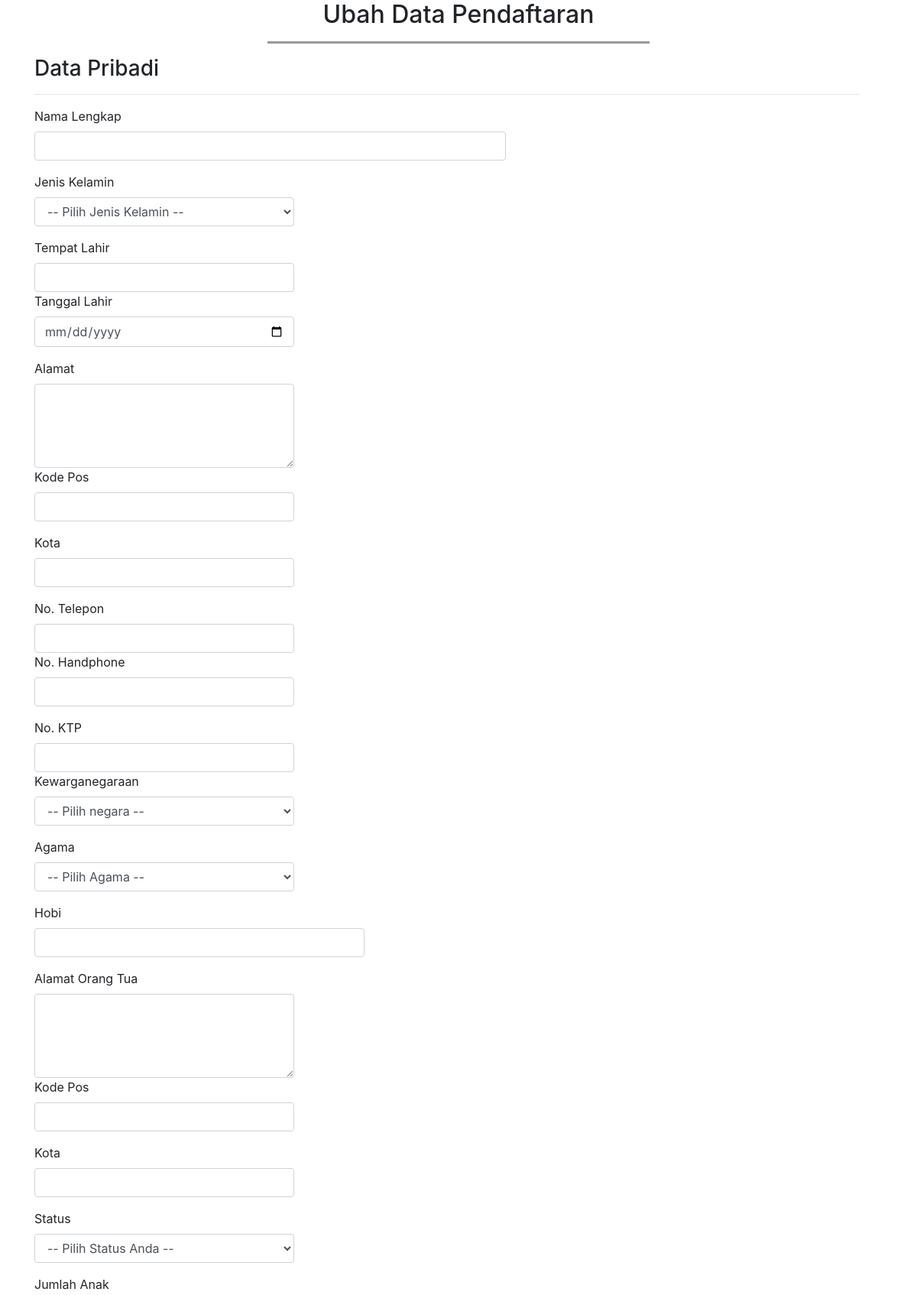
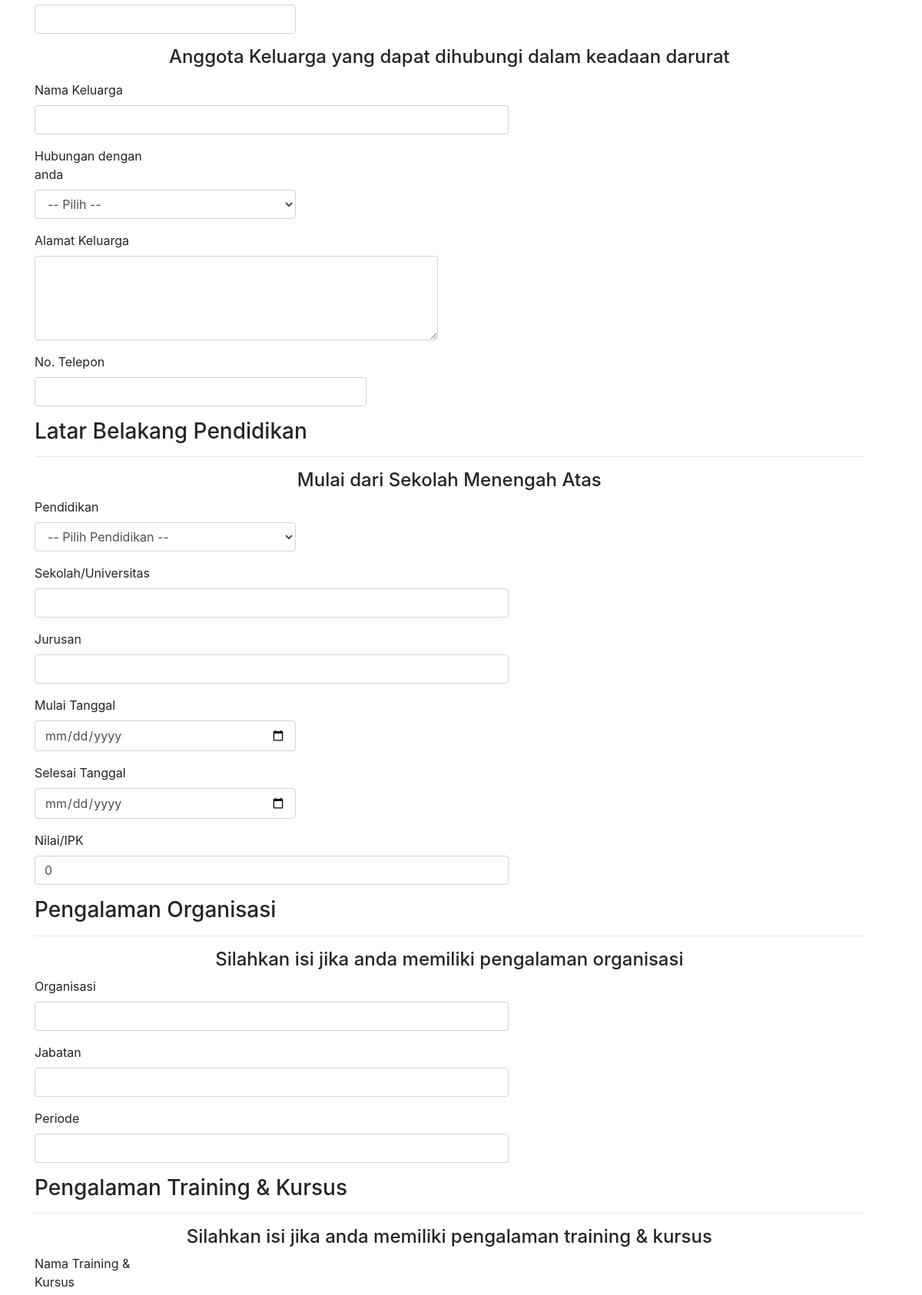
/admin/up_plmr.php?id_pelamar=320012 (upper part), run on the app's committed database (2 pictures, top to bottom).
### tables this page shows
CREATE TABLE `pelamar` (
  `id_pelamar` int(5) NOT NULL,
  `posisi_pekerjaan` varchar(20) NOT NULL,
  `lokasi_seleksi` varchar(13) NOT NULL,
  `username` varchar(40) NOT NULL,
  `password` varchar(18) NOT NULL,
  `nama` varchar(40) NOT NULL,
  `jekel` varchar(15) NOT NULL,
  `tempat_lhr` varchar(25) NOT NULL,
  `tgl_lhr` date NOT NULL,
  `alamat` varchar(40) NOT NULL,
  `kodepos` varchar(15) NOT NULL,
  `kota` varchar(15) NOT NULL,
  `no_tlp` varchar(20) NOT NULL,
  `no_hp` varchar(20) NOT NULL,
  `ktp` varchar(16) NOT NULL,
  `negara` varchar(20) NOT NULL,
  `agama` varchar(15) NOT NULL,
  `hobi` varchar(10) NOT NULL,
  `alamat_ortu` varchar(35) NOT NULL,
  `kodepos_ortu` varchar(15) NOT NULL,
  `kota_ortu` varchar(15) NOT NULL,
  `status` varchar(15) NOT NULL,
  `jml_anak` varchar(10) NOT NULL,
  `nm_kel` varchar(35) NOT NULL,
  `hubungan` varchar(20) NOT NULL,
  `alamat_kel` varchar(35) NOT NULL,
  `no_kel` varchar(15) NOT NULL,
  `pendidikan` varchar(15) NOT NULL,
  `nm_sekolah` varchar(30) NOT NULL,
  `jurusan` varchar(30) NOT NULL,
  `tgl_mulai` date NOT NULL,
  `tgl_selesai` date NOT NULL,
  `nilai` float NOT NULL,
  `organisasi` varchar(35) NOT NULL,
  `jabatan` varchar(25) NOT NULL,
  `periode_org` varchar(20) NOT NULL,
  `nm_kursus` varchar(30) NOT NULL,
  `tahun` year(4) NOT NULL,
  `penyelenggara` varchar(25) NOT NULL,
  `peringkat` varchar(15) NOT NULL,
  `bahasa` varchar(15) NOT NULL,
  `dengar` varchar(15) NOT NULL,
  `baca` varchar(15) NOT NULL,
  `bicara` varchar(15) NOT NULL,
  `tulis` varchar(15) NOT NULL,
  `nm_pt` varchar(25) NOT NULL,
  `tgl_awal` date NOT NULL,
  `tgl_akhir` date NOT NULL,
  `almt_pt` varchar(35) NOT NULL,
  `tlp_pt` varchar(15) NOT NULL,
  `jabat_awal` varchar(20) NOT NULL,
  `jabat_akhir` varchar(20) NOT NULL,
  `nm_atasan` varchar(30) NOT NULL,
  `alasan` varchar(100) NOT NULL,
  `gaji` varchar(20) NOT NULL,
  `dokumen` longtext NOT NULL,
  `foto` longtext NOT NULL,
  `file_sertifikat` longtext NOT NULL
);

### admin/up_plmr.php (the view, shortened to what this page needs)
<html>
<head>
    <link href="../bootstrap3/css/bootstrap.min.css" rel="stylesheet">
</head>
<body>
	<?php
	include "koneksi.php";
	$id_pelamar = $_GET['id_pelamar'];
	$query = "SELECT * FROM pelamar WHERE id_pelamar='".$id_pelamar."'";
	$sql = mysqli_query($connect, $query);
	$data = mysqli_fetch_array($sql);
	?>
    <section class="atas" id="atas">
      <div class="container">
        <div class="row">
          <div class="col-sm-12">
            <h2 class="text-center">Ubah Data Pendaftaran</h2>
            <hr>
          </div>
        </div>
      </div>
    </section>
    <section class="formulir" id="formulir">
    	<div class="container">
    		<div class="row">
    			<form  class="form-horizontal" method="post" action="proses_ubah.php?id_pelamar=<?php echo $id_pelamar; ?>" enctype="multipart/form-data">
    			<div class="from-group">
                   <div class="col-sm-12">
                     <h3 class="text-left">Data Pribadi</h3>
                     <hr>
                   </div>
                 </div>
                 <div class="form-group">
                      <label  name="nama" class="col-sm-2 control-label">Nama Lengkap </label>
                    <div class="col-sm-7 col-sm-offsite-3">
                      <input type="text" class="form-control" name="nama" value="<?php echo $data['nama']; ?> ">
                    </div>
                 </div>
                 <div class="form-group">
                      <label  name="jekel" class="col-sm-2 control-label">Jenis Kelamin </label>
                    <div class="col-sm-4 col-sm-offsite-6">
                      <select class="form-control" name="jekel" value="<?php echo $data['jekel']; ?> ">
                            <option>-- Pilih Jenis Kelamin --</option>
                          </select>
                    </div>
                 </div>
                  <div class="form-group">
                        <label  name="tempat_lhr" class="col-sm-2 control-label">Tempat Lahir </label>
                    <div class="col-sm-4">
                        <input type="text" class="form-control" name="tempat_lhr" value="<?php echo $data['tempat_lhr']; ?> ">
                    </div>
                        <label  name="tgl_lhr" class="col-sm-2 control-label">Tanggal Lahir </label>
                    <div class="col-sm-4">
                        <input type="date" class="form-control" name="tgl_lhr" value="<?php echo $data['tgl_lhr']; ?> ">
                    </div>
                 </div>
                 <div class="form-group">
                        <label name="alamat" class="col-sm-2 control-label">Alamat </label>
                     <div class="col-sm-4">
                        <textarea name="alamat" class="form-control" rows="4"><?php echo $data['alamat']; ?></textarea>
                    </div>
                         <label  name="kodepos" class="col-sm-2 control-label">Kode Pos </label>
                    <div class="col-sm-4">
                        <input type="text" class="form-control" name="kodepos" value="<?php echo $data['kodepos']; ?> ">
                    </div>
                </div>
                 <div class="form-group">
                        <label  name="kota" class="col-sm-2 control-label">Kota </label>
                    <div class="col-sm-4 col-sm-offsite-6">
                        <input type="text" class="form-control" name="kota" value="<?php echo $data['kota']; ?> ">
                    </div>
                 </div>
                 <div class="form-group">
                        <label  name="no_tlp" class="col-sm-2 control-label">No. Telepon </label>
                    <div class="col-sm-4">
                        <input type="text" class="form-control" name="no_tlp" value="<?php echo $data['no_tlp']; ?>">
                    </div>
                        <label  name="no_hp" class="col-sm-2 control-label">No. Handphone </label>
                    <div class="col-sm-4">
                        <input type="text" class="form-control" name="no_hp" value="<?php echo $data['no_hp']; ?>">
                    </div>
                 </div>
                  <div class="form-group">
                        <label  name="ktp" class="col-sm-2 control-label">No. KTP </label>
                    <div class="col-sm-4">
                        <input type="text" class="form-control" name="ktp" value="<?php echo $data['ktp']; ?>">
                    </div>
                        <label  name="negara" class="col-sm-2 control-label">Kewarganegaraan </label>
                    <div class="col-sm-4">
                        <select class="form-control" name="negara" value="<?php echo $data['negara']; ?>">
                            <option>-- Pilih negara --</option>
                          </select>
                    </div>
                 </div>
                 <div class="form-group">
                      <label name="agama" class="col-sm-2 control-label">Agama </label>
                    <div class="col-sm-4 col-sm-offsite-6">
                       <select class="form-control" name="agama" value="<?php echo $data['agama']; ?>">
                            <option>-- Pilih Agama --</option>
                          </select>
                    </div>
                 </div>
                 <div class="form-group">
                      <label name="hobi" class="col-sm-2 control-label">Hobi </label>
                    <div class="col-sm-5 col-sm-offsite-5">
                       <input type="text" class="form-control" name="hobi" value="<?php echo $data['hobi']; ?>">
                    </div>
                 </div>
                 <div class="form-group">
                        <label name="alamat_ortu" class="col-sm-2 control-label">Alamat Orang Tua </label>
                     <div class="col-sm-4">
                        <textarea name="alamat_ortu" class="form-control" rows="4"><?php echo $data['alamat_ortu']; ?></textarea>
                    </div>
                         <label  name="kodepos_ortu" class="col-sm-2 control-label">Kode Pos </label>
                    <div class="col-sm-4">
                        <input type="text" class="form-control" name="kodepos_ortu" value="<?php echo $data['kodepos_ortu']; ?>">
                    </div>
                </div>
                <div class="form-group">
                        <label  name="kota_ortu" class="col-sm-2 control-label">Kota</label>
                    <div class="col-sm-4 col-sm-offsite-6">
                        <input type="text" class="form-control" name="kota_ortu" value="<?php echo $data['kota_ortu']; ?>">
                    </div>
                 </div>
                 <div class="form-group">
                      <label name="status" class="col-sm-2 control-label">Status </label>
                    <div class="col-sm-4 col-sm-offsite-6">
                       <select class="form-control" name="status" value="<?php echo $data['status']; ?>">
                            <option>-- Pilih Status Anda --</option>
                          </select>
                    </div>
                 </div>
                 <div class="form-group">
                        <label  name="jml_anak" class="col-sm-2 control-label">Jumlah Anak </label>
                    <div class="col-sm-4">
                        <input type="text" class="form-control" name="jml_anak" value="<?php echo $data['jml_anak']; ?> ">
                    </div>
                 </div>
                  <div class="form-group">
                    <h4 class="text-center">Anggota Keluarga yang dapat dihubungi dalam keadaan darurat </h4>
                  </div>
                 <div class="form-group">
                        <label  name="nm_kel" class="col-sm-2 control-label">Nama Keluarga  </label>
                    <div class="col-sm-7 col-sm-offsite-3">
                        <input type="text" class="form-control" name="nm_kel" value="<?php echo $data['nm_kel']; ?>">
                    </div>
                 </div>
                 <div class="form-group">
                      <label name="hubungan" class="col-sm-2 control-label">Hubungan dengan anda </label>
                    <div class="col-sm-4 col-sm-offsite-6">
                       <select class="form-control" name="hubungan" value="<?php echo $data['hubungan']; ?>">
                            <option>-- Pilih --</option>
                          </select>
                    </div>
                 </div>
                  <div class="form-group">
                        <label name="alamat_kel" class="col-sm-2 control-label">Alamat Keluarga</label>
                     <div class="col-sm-6">
                        <textarea name="alamat_kel" class="form-control" rows="4"><?php echo $data['alamat_kel']; ?></textarea>
                    </div>
                </div>
                <div class="form-group">
                      <label name="no_kel" class="col-sm-2 control-label">No. Telepon  </label>
                    <div class="col-sm-5 col-sm-offsite-5">
                       <input type="text" class="form-control" name="no_kel" value="<?php echo $data['no_kel']; ?>">
                    </div>
                 </div>
                 <div class="from-group">
                   <div class="col-sm-12">
                     <h3 class="text-left">Latar Belakang Pendidikan</h3>
                     <hr>
                   </div>
                 </div>
                 <div class="from-group">
                   <div class="col-sm-12">
                     <h4 class="text-center">Mulai dari Sekolah Menengah Atas</h4>
                   </div>
                 </div>
                  <div class="form-group">
                      <label name="pendidikan" class="col-sm-2 control-label">Pendidikan </label>
                    <div class="col-sm-4 col-sm-offsite-6">
                       <select class="form-control" name="pendidikan" value="<?php echo $data['pendidikan']; ?>">
                            <option>-- Pilih Pendidikan --</option>
                          </select>
                    </div>
                 </div>
                 <div class="form-group">
                      <label name="nm_sekolah" class="col-sm-2 control-label">Sekolah/Universitas  </label>
                    <div class="col-sm-7 col-sm-offsite-3">
                       <input type="text" class="form-control" name="nm_sekolah" value="<?php echo $data['nm_sekolah']; ?>">
                    </div>
                 </div>
                 <div class="form-group">
                      <label name="jurusan" class="col-sm-2 control-label">Jurusan  </label>
                    <div class="col-sm-7 col-sm-offsite-3">
                       <input type="text" class="form-control" name="jurusan" value="<?php echo $data['jurusan']; ?>">
                    </div>
                 </div>
                 <div class="form-group">
                      <label name="tgl_mulai" class="col-sm-2 control-label">Mulai Tanggal</label>
                    <div class="col-sm-4 col-sm-offsite-6">
                       <input type="date" class="form-control" name="tgl_mulai" value="<?php echo $data['tgl_mulai']; ?>">
                    </div>
                 </div>
                 <div class="form-group">
                      <label name="tgl_selesai" class="col-sm-2 control-label">Selesai Tanggal  </label>
                    <div class="col-sm-4 col-sm-offsite-6">
                       <input type="date" class="form-control" name="tgl_selesai" value="<?php echo $data['tgl_selesai']; ?>">
                    </div>
                 </div>
                 <div class="form-group">
                      <label name="nilai" class="col-sm-2 control-label">Nilai/IPK  </label>
                    <div class="col-sm-7 col-sm-offsite-3">
                       <input type="text" class="form-control" name="nilai" value="<?php echo $data['nilai']; ?>">
                    </div>
                 </div>
               <div class="from-group">
                   <div class="col-sm-12">
                     <h3 class="text-left">Pengalaman Organisasi</h3>
                     <hr>
                   </div>
                 </div>
                 <div class="from-group">
                   <div class="col-sm-12">
                     <h4 class="text-center">Silahkan isi jika anda memiliki pengalaman organisasi</h4>
                   </div>
                 </div>
                 <div class="form-group">
                      <label name="organisasi" class="col-sm-2 control-label">Organisasi</label>
                    <div class="col-sm-7 col-sm-offsite-3">
                       <input type="text" class="form-control" name="organisasi" value="<?php echo $data['organisasi']; ?>">
                    </div>
                 </div>
                  <div class="form-group">
                      <label name="jabatan" class="col-sm-2 control-label">Jabatan</label>
                    <div class="col-sm-7 col-sm-offsite-3">
                       <input type="text" class="form-control" name="jabatan" value="<?php echo $data['jabatan']; ?>">
                    </div>
                 </div>
                 <div class="form-group">
                      <label name="periode_org" class="col-sm-2 control-label">Periode</label>
                    <div class="col-sm-7 col-sm-offsite-3">
                       <input type="text" class="form-control" name="periode_org" value="<?php echo $data['periode_org']; ?>">
                    </div>
                 </div>
                 <div class="from-group">
                   <div class="col-sm-12">
                     <h3 class="text-left">Pengalaman Training & Kursus</h3>
                     <hr>
                   </div>
                 </div>
                 <div class="from-group">
                   <div class="col-sm-12">
                     <h4 class="text-center">Silahkan isi jika anda memiliki pengalaman training & kursus</h4>
                   </div>
                 </div>
                  <div class="form-group">
                      <label name="nm_kursus" class="col-sm-2 control-label">Nama Training & Kursus</label>
                 </div>
    			</form>
    		</div>
    	</div>
    </section>
</body>
</html>

### admin/up_plmr.php (style rules this page uses)
.atas hr { width: 500px; border-top: 3px solid #999; }

### data on the page
pelamar: jekel "-- Pilih Jenis Kelamin --", negara "-- Pilih negara --", agama "-- Pilih Agama --", status "-- Pilih Status Anda --", hubungan "-- Pilih --", pendidikan "-- Pilih Pendidikan --", nilai "0"
